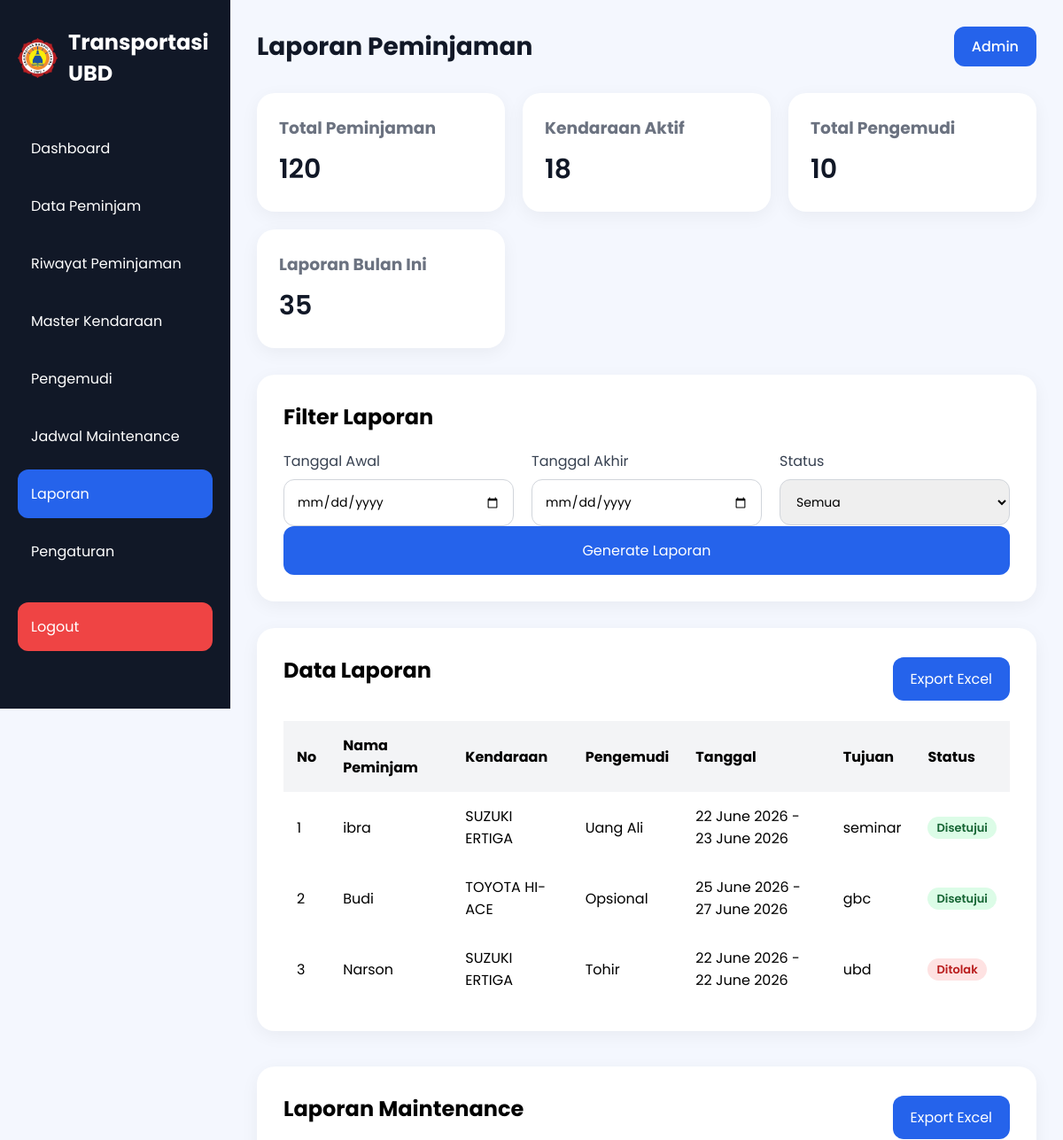
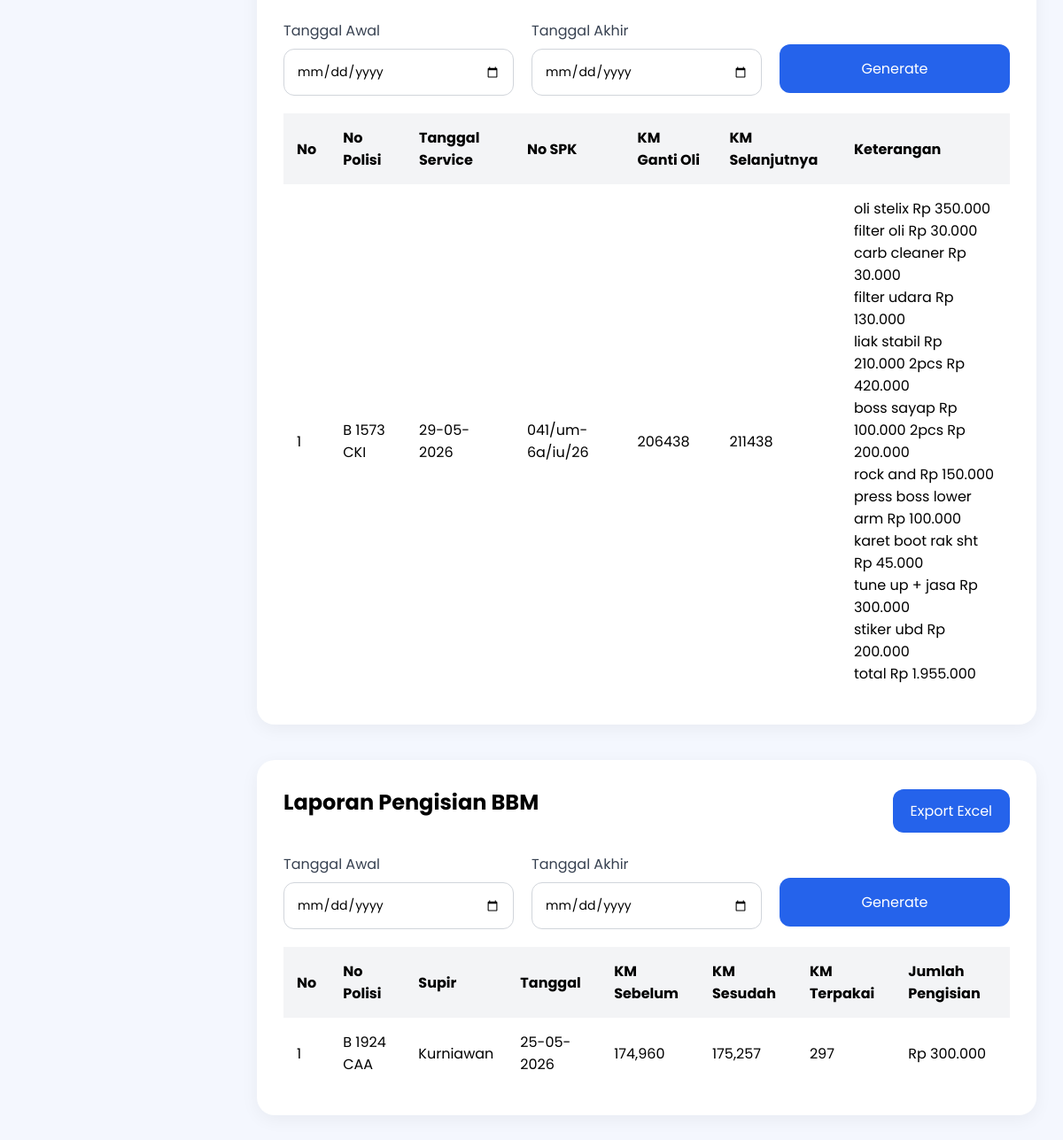
Screenshot of /laporan.php (signed in) with the database file from the repository (2 pictures, top to bottom).
### tables this page shows
CREATE TABLE `riwayat` (
  `id` int(11) NOT NULL,
  `nama_peminjam` varchar(100) NOT NULL,
  `kendaraan` varchar(100) NOT NULL,
  `pengemudi` varchar(100) NOT NULL,
  `tanggal_pinjam` date NOT NULL,
  `jam_berangkat` time NOT NULL,
  `tanggal_kembali` date NOT NULL,
  `jam_kembali` time NOT NULL,
  `keperluan` text NOT NULL,
  `tujuan` text NOT NULL,
  `status` enum('disetujui','pending','ditolak') DEFAULT 'pending',
  `created_at` timestamp NOT NULL DEFAULT current_timestamp()
);

CREATE TABLE `kendaraan` (
  `id_kendaraan` int(11) NOT NULL,
  `merk_jenis` varchar(100) NOT NULL,
  `tahun` int(11) NOT NULL,
  `no_polisi` varchar(15) NOT NULL,
  `tgl_pajak_stnk` varchar(30) DEFAULT NULL,
  `jenis` enum('Mobil','Motor') NOT NULL,
  `status` varchar(20) NOT NULL DEFAULT 'siap'
);

CREATE TABLE `jadwal_ganti_oli_kendaraan_operasional` (
  `id` int(11) NOT NULL,
  `id_kendaraan` int(11) NOT NULL,
  `no_polisi` varchar(20) NOT NULL,
  `tanggal_service` date DEFAULT NULL,
  `tanggal_spk` date DEFAULT NULL,
  `no_spk` varchar(50) DEFAULT NULL,
  `tanggal_lpj` date DEFAULT NULL,
  `no_lpj` varchar(50) DEFAULT NULL,
  `km_ganti_oli` int(11) NOT NULL,
  `km_ganti_oli_selanjutnya` int(11) NOT NULL,
  `keterangan` text DEFAULT NULL,
  `status` varchar(20) NOT NULL DEFAULT 'Proses'
);

CREATE TABLE `pengisian_bbm` (
  `id` int(11) NOT NULL,
  `id_kendaraan` int(11) NOT NULL,
  `id_supir` int(11) NOT NULL,
  `tanggal_pengisian` date NOT NULL,
  `km_sebelum` int(11) NOT NULL,
  `km_sesudah` int(11) NOT NULL,
  `km_terpakai` int(11) NOT NULL,
  `jumlah_pengisian` decimal(12,2) NOT NULL
);

CREATE TABLE `supir` (
  `id` int(11) NOT NULL,
  `nama_supir` varchar(100) DEFAULT NULL,
  `no_polisi` varchar(15) DEFAULT NULL
);

### laporan.php (the view, shortened to what this page needs)
<?php
require_once "config/koneksi.php";
$queryLaporan = mysqli_query($conn,"
    SELECT
        r.*,
        k.merk_jenis
    FROM riwayat r
    LEFT JOIN kendaraan k
        ON r.kendaraan = k.no_polisi
    ORDER BY r.id DESC
");
$queryGantiOli = mysqli_query($conn, "
    SELECT *
    FROM jadwal_ganti_oli_kendaraan_operasional
    ORDER BY tanggal_service DESC
");
$queryBBM = mysqli_query($conn,"
    SELECT
        p.*,
        k.no_polisi,
        s.nama_supir
    FROM pengisian_bbm p
    LEFT JOIN kendaraan k
        ON p.id_kendaraan = k.id_kendaraan
    LEFT JOIN supir s
        ON p.id_supir = s.id
    ORDER BY p.tanggal_pengisian DESC
");
?>
<!DOCTYPE html>
<html lang="id">
<head>
    <link rel="stylesheet" href="style.css">
</head>
<body>
<div class="container">
    <div class="sidebar">
        <div class="logo">
    <img
        src="logo ubd.png"
        alt="Logo UBD"
        class="logo-img"
    >
    <h2>Transportasi UBD</h2>
</div>
        <ul class="menu">
            <li>
                <a href="index.php">Dashboard</a>
            </li>
            <li>
                <a href="data-peminjam.php">Data Peminjam</a>
            </li>
            <li>
                <a href="riwayat.php">Riwayat Peminjaman</a>
            </li>
            <li>
                <a href="kendaraan.php">Master Kendaraan</a>
            </li>
            <li>
                <a href="pengemudi.php">Pengemudi</a>
            </li>
            <li>
                <a href="jadwal.php">Jadwal Maintenance</a>
            </li>
            <li class="active">
                <a href="laporan.php">Laporan</a>
            </li>
            <li>
                <a href="pengaturan.php">Pengaturan</a>
            </li>
            <li class="logout-menu">
                <a href="proses/logout.php">Logout</a>
            </li>
        </ul>
    </div>
    <div class="main-content">
        <div class="navbar">
            <h1>Laporan Peminjaman</h1>
            <div class="profile">
                <a href="LOGIN.php">Admin</a>
            </div>
        </div>
        <div class="cards">
            <div class="card">
                <h3>Total Peminjaman</h3>
                <p>120</p>
            </div>
            <div class="card">
                <h3>Kendaraan Aktif</h3>
                <p>18</p>
            </div>
            <div class="card">
                <h3>Total Pengemudi</h3>
                <p>10</p>
            </div>
            <div class="card">
                <h3>Laporan Bulan Ini</h3>
                <p>35</p>
            </div>
        </div>
        <div class="form-container">
            <h2>Filter Laporan</h2>
            <div class="row">
                <div class="input-group">
                    <label>Tanggal Awal</label>
                    <input type="date" id="tglAwal">
                </div>
                <div class="input-group">
                    <label>Tanggal Akhir</label>
                    <input type="date" id="tglAkhir">
                </div>
                <div class="input-group">
                    <label>Status</label>
                    <select id="statusFilter">
                        <option>Semua</option>
                    </select>
                </div>
            </div>
            <button type="button" id="btnGenerate" class="btn-1">
                Generate Laporan
            </button>
        </div>
        <div class="table-container">
            <div style="
                display:flex;
                justify-content:space-between;
                align-items:center;
                margin-bottom:20px;
            ">
                <h2>Data Laporan</h2>
                <button
                    id="btnExportExcel"
                    style="
                        width:auto;
                        padding:12px 20px;"
                    class="btn-1"
                >
                    Export Excel
                </button>
            </div>
            <table>
                <thead>
                    <tr>
                        <th>No</th>
                        <th>Nama Peminjam</th>
                        <th>Kendaraan</th>
                        <th>Pengemudi</th>
                        <th>Tanggal</th>
                        <th>Tujuan</th>
                        <th>Status</th>
                    </tr>
                </thead>
                <tbody id="dataLaporan">
                    <?php
                    $no = 1;
                    while ($r = mysqli_fetch_assoc($queryLaporan)) :
                    ?>
                    <tr>
                        <td><?= $no++; ?></td>
                        <td><?= $r['nama_peminjam']; ?></td>
                        <td><?= $r['merk_jenis']; ?></td>
                        <td><?= $r['pengemudi']; ?></td>
                        <td
                            data-pinjam="<?= $r['tanggal_pinjam']; ?>"
                            data-kembali="<?= $r['tanggal_kembali']; ?>"
                        >
                            <?= date('d F Y', strtotime($r['tanggal_pinjam'])); ?>
                            -
                            <?= date('d F Y', strtotime($r['tanggal_kembali'])); ?>
                        </td>
                        <td><?= $r['tujuan']; ?></td>
                        <td>
                            <?php if($r['status'] == 'disetujui'): ?>
                                <span class="badge success">
                                    Disetujui
                                </span>
                            <?php elseif($r['status'] == 'pending'): ?>
                                <span class="badge pending">
                                    Pending
                                </span>
                            <?php else: ?>
                                <span class="badge maintenance">
                                    Ditolak
                                </span>
                            <?php endif; ?>
                        </td>
                    </tr>
                    <?php endwhile; ?>
                </tbody>
            </table>
        </div>
        <div class="table-container" style="margin-top:40px;">
            <div style="
                display:flex;
                justify-content:space-between;
                align-items:center;
                margin-bottom:20px;
            ">
                <h2>Laporan Maintenance</h2>
                <button
                    id="btnExportMaintenance"
                    class="btn-1"
                    style="width:auto;padding:12px 20px;">
                    Export Excel
                </button>
            </div>
            <div class="row" style="margin-bottom:20px;">
                <div class="input-group">
                    <label>Tanggal Awal</label>
                    <input type="date" id="tglOliAwal">
                </div>
                <div class="input-group">
                    <label>Tanggal Akhir</label>
                    <input type="date" id="tglOliAkhir">
                </div>
                <div class="input-group">
                    <button type="button"
                            id="filterOli"
                            class="btn-1"
                            style="margin-top:28px;">
                        Generate
                    </button>
                </div>
            </div>
            <table>
                <thead>
                    <tr>
                        <th>No</th>
                        <th>No Polisi</th>
                        <th>Tanggal Service</th>
                        <th>No SPK</th>
                        <th>KM Ganti Oli</th>
                        <th>KM Selanjutnya</th>
                        <th>Keterangan</th>
                    </tr>
                </thead>
                <tbody id="dataGantiOli">
                    <?php
                    $no = 1;
                    while($oli = mysqli_fetch_assoc($queryGantiOli)) :
                    ?>
                    <tr>
                        <td><?= $no++; ?></td>
                        <td><?= $oli['no_polisi']; ?></td>
                        <td
                            data-tanggal="<?= $oli['tanggal_service']; ?>">
                            <?= date('d-m-Y', strtotime($oli['tanggal_service'])); ?>
                        </td>
                        <td><?= $oli['no_spk']; ?></td>
                        <td><?= $oli['km_ganti_oli']; ?></td>
                        <td><?= $oli['km_ganti_oli_selanjutnya']; ?></td>
                        <td class="keterangan-maintenance" style="max-width:300px; white-space:normal;"><?= nl2br(htmlspecialchars($oli['keterangan'])); ?></td>
                    </tr>
                    <?php endwhile; ?>
                </tbody>
            </table>
        </div>
        <div class="table-container" style="margin-top:40px;">
            <div style="
                display:flex;
                justify-content:space-between;
                align-items:center;
                margin-bottom:20px;
            ">
                <h2>Laporan Pengisian BBM</h2>
                <button
                    id="btnExportBBM"
                    class="btn-1"
                    style="width:auto;padding:12px 20px;">
                    Export Excel
                </button>
            </div>
            <div class="row" style="margin-bottom:20px;">
                <div class="input-group">
                    <label>Tanggal Awal</label>
                    <input type="date" id="tglBBMAwal">
                </div>
                <div class="input-group">
                    <label>Tanggal Akhir</label>
                    <input type="date" id="tglBBMAkhir">
                </div>
                <div class="input-group">
                    <button type="button"
                            id="filterBBM"
                            class="btn-1"
                            style="margin-top:28px;">
                        Generate
                    </button>
                </div>
            </div>
            <table>
                <thead>
                    <tr>
                        <th>No</th>
                        <th>No Polisi</th>
                        <th>Supir</th>
                        <th>Tanggal</th>
                        <th>KM Sebelum</th>
                        <th>KM Sesudah</th>
                        <th>KM Terpakai</th>
                        <th>Jumlah Pengisian</th>
                    </tr>
                </thead>
                <tbody id="dataBBM">
                    <?php
                    $no = 1;
                    while($bbm = mysqli_fetch_assoc($queryBBM)) :
                    ?>
                    <tr>
                        <td><?= $no++; ?></td>
                        <td><?= $bbm['no_polisi']; ?></td>
                        <td><?= $bbm['nama_supir']; ?></td>
                        <td data-tanggal="<?= $bbm['tanggal_pengisian']; ?>">
                            <?= date('d-m-Y', strtotime($bbm['tanggal_pengisian'])); ?>
                        </td>
                        <td><?= number_format($bbm['km_sebelum']); ?></td>
                        <td><?= number_format($bbm['km_sesudah']); ?></td>
                        <td><?= number_format($bbm['km_terpakai']); ?></td>
                        <td>Rp <?= number_format($bbm['jumlah_pengisian'],0,',','.'); ?></td>
                    </tr>
                    <?php endwhile; ?>
                </tbody>
            </table>
        </div>
    </div>
</div>
</body>
</html>

### style.css (style rules this page uses)
* { margin:0; padding:0; box-sizing:border-box; font-family:'Poppins', sans-serif; }
body { background:#f4f7fe; }
.container { display:flex; }
.sidebar { width:260px; height:100vh; background:#111827; color:white; padding:30px 20px; position:fixed; }
.logo { display:flex; align-items:center; gap:12px; margin-bottom:40px; }
.logo-img { width:45px; height:45px; object-fit:contain; }
.logo h2 { font-size:24px; }
.menu { list-style:none; }
.menu li { padding:15px; margin-bottom:10px; border-radius:12px; cursor:pointer; transition:0.3s; }
.menu .active { background:#2563eb; }
.main-content { margin-left:260px; width:100%; padding:30px; }
.navbar { display:flex; justify-content:space-between; align-items:center; margin-bottom:30px; }
.navbar h1 { font-size:28px; color:#111827; }
.profile { background:#2563eb; padding:10px 20px; border-radius:12px; }
.profile a { color:white; text-decoration:none; font-weight:500; display:block; }
.cards { display:grid; grid-template-columns:repeat(auto-fit,minmax(220px,1fr)); gap:20px; margin-bottom:30px; }
.card { background:white; padding:25px; border-radius:20px; box-shadow:0 5px 20px rgba(0,0,0,0.05); }
.card h3 { color:#6b7280; margin-bottom:10px; }
.card p { font-size:30px; font-weight:600; color:#111827; }
.form-container { background:white; padding:30px; border-radius:20px; box-shadow:0 5px 20px rgba(0,0,0,0.05); margin-bottom:30px; }
.form-container h2 { margin-bottom:20px; }
.input-group { display:flex; flex-direction:column; width:100%; min-width:0; }
.input-group label { margin-bottom:8px; color:#374151; }
.input-group input, .input-group textarea, .input-group select { width:100%; max-width:100%; padding:14px; border:1px solid #d1d5db; border-radius:12px; outline:none; font-size:14px; box-sizing:border-box; }
.row { display:flex; gap:20px; }
.btn-1 { width:100%; padding:15px; border:none; background:#2563eb; color:white; border-radius:12px; font-size:16px; cursor:pointer; transition:0.3s; }
.table-container { background:white; padding:30px; border-radius:20px; box-shadow:0 5px 20px rgba(0,0,0,0.05); }
.table-container h2 { margin-bottom:20px; }
table { width:100%; border-collapse:collapse; }
table th, table td { padding:15px; text-align:left; }
table th { background:#f3f4f6; }
.menu li a { text-decoration: none; color: white; display: block; width: 100%; }
.logout-menu { margin-top:30px; background:#ef4444; border-radius:12px; }
.logout-menu a { color:white; text-decoration:none; display:block; }
.badge { display:inline-block; padding:5px 10px; border-radius:20px; font-size:13px; font-weight:600; line-height:1.2; }
.success { background:#dcfce7; color:#166534; }
.maintenance { background:#fee2e2; color:#b91c1c; }

### rows the page displays
riwayat: nama_peminjam "ibra", kendaraan.merk_jenis "SUZUKI ERTIGA", pengemudi "Uang Ali", tanggal_pinjam "22 June 2026", tanggal_kembali "23 June 2026", tujuan "seminar", status "Disetujui"
riwayat: nama_peminjam "Budi", kendaraan.merk_jenis "TOYOTA HI-ACE", pengemudi "Opsional", tanggal_pinjam "25 June 2026", tanggal_kembali "27 June 2026", tujuan "gbc", status "Disetujui"
riwayat: nama_peminjam "Narson", kendaraan.merk_jenis "SUZUKI ERTIGA", pengemudi "Tohir", tanggal_pinjam "22 June 2026", tanggal_kembali "22 June 2026", tujuan "ubd", status "Ditolak"
jadwal_ganti_oli_kendaraan_operasional: no_polisi "B 1573 CKI", tanggal_service "29-05-2026", no_spk "041/um-6a/iu/26", km_ganti_oli "206438", km_ganti_oli_selanjutnya "211438", keterangan "oli stelix Rp 350.000 filter oli Rp 30.000 carb cleaner Rp 30.000 filter udara Rp 130.000 liak stabil Rp 210.000 2pcs Rp 420.000 boss sayap Rp 100.000 2pcs Rp 200.000 rock and Rp 150.000 press boss lower arm Rp 100.000 karet boot rak sht Rp 45.000 tune up + jasa Rp 300.000 stiker ubd Rp 200.000 total Rp 1.955.000"
pengisian_bbm: id_kendaraan.no_polisi "B 1924 CAA", id_supir.nama_supir "Kurniawan", tanggal_pengisian "25-05-2026", km_sebelum "174,960", km_sesudah "175,257", km_terpakai "297", jumlah_pengisian "300.000"
